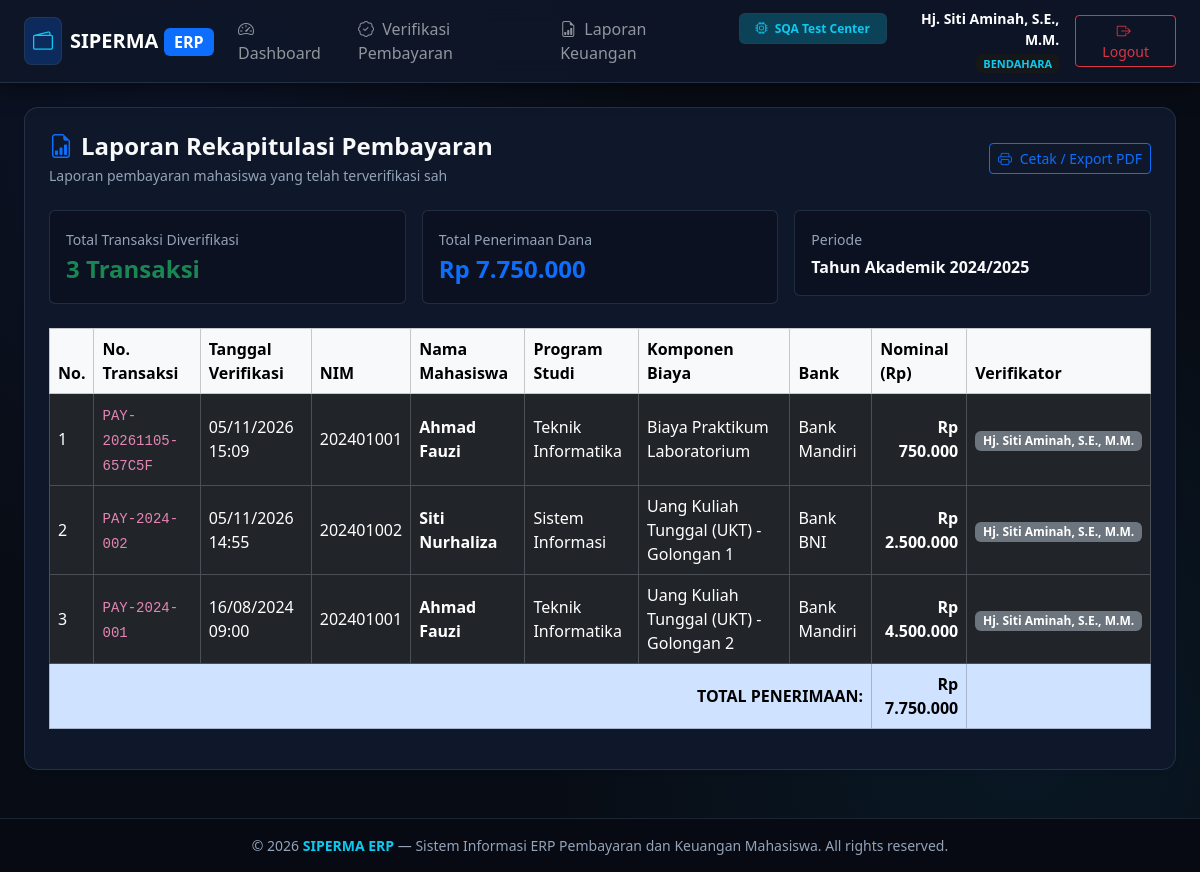
Page /bendahara/laporan (signed in) on the earlier database version.
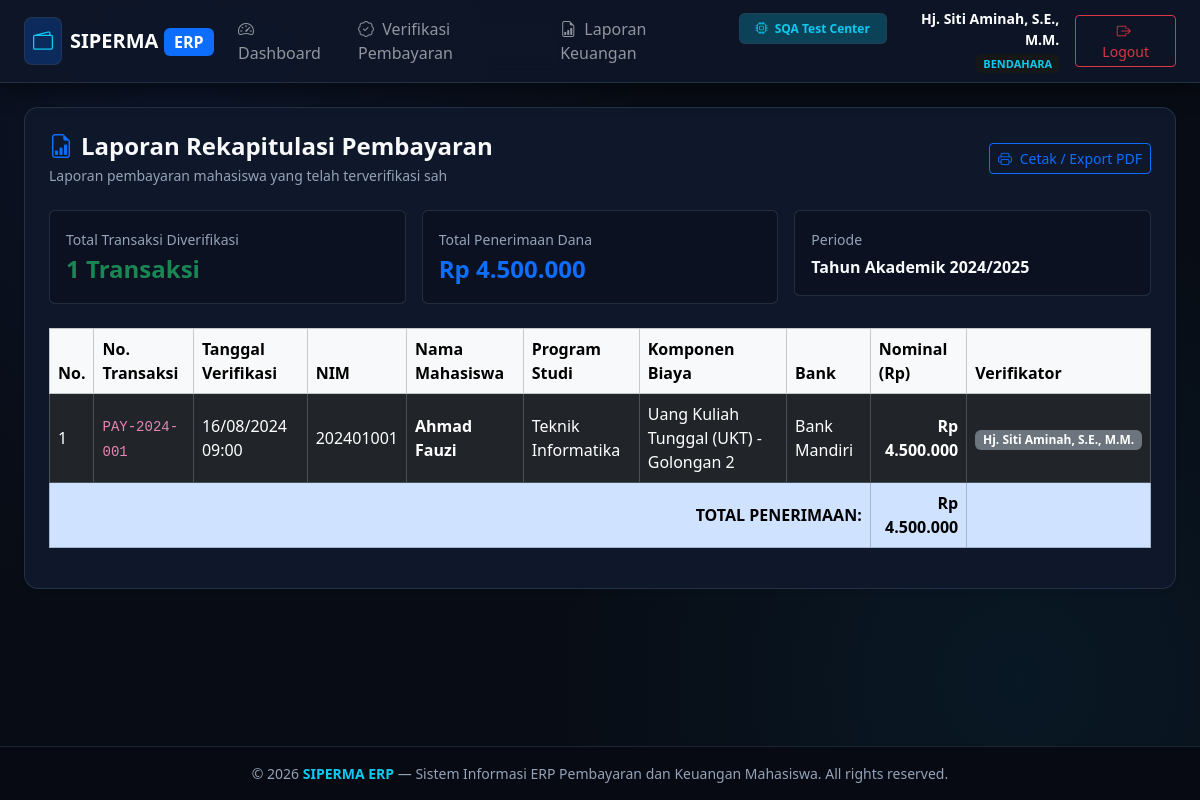
Same page on the later database version.
### tables this page shows
CREATE TABLE pembayaran (
    id INTEGER PRIMARY KEY AUTOINCREMENT,
    nomor_transaksi VARCHAR(50) UNIQUE NOT NULL,
    tagihan_id INTEGER NOT NULL,
    mahasiswa_id INTEGER NOT NULL,
    nominal_bayar DECIMAL(12,2) NOT NULL,
    metode_pembayaran VARCHAR(50) NOT NULL,
    bank_tujuan VARCHAR(50),
    bukti_transfer VARCHAR(255) NOT NULL,
    tanggal_bayar DATETIME NOT NULL,
    status VARCHAR(20) DEFAULT 'menunggu_verifikasi' CHECK(status IN ('menunggu_verifikasi', 'diverifikasi', 'ditolak')),
    diverifikasi_oleh INTEGER NULL,
    tanggal_verifikasi DATETIME NULL,
    catatan TEXT NULL,
    created_at DATETIME DEFAULT CURRENT_TIMESTAMP,
    FOREIGN KEY (tagihan_id) REFERENCES tagihan(id) ON DELETE CASCADE,
    FOREIGN KEY (mahasiswa_id) REFERENCES mahasiswa(id) ON DELETE CASCADE,
    FOREIGN KEY (diverifikasi_oleh) REFERENCES users(id) ON DELETE SET NULL
);

CREATE TABLE mahasiswa (
    id INTEGER PRIMARY KEY AUTOINCREMENT,
    user_id INTEGER NULL,
    nim VARCHAR(20) UNIQUE NOT NULL,
    nama VARCHAR(100) NOT NULL,
    prodi VARCHAR(100) NOT NULL,
    angkatan VARCHAR(10) NOT NULL,
    email VARCHAR(100),
    telepon VARCHAR(20),
    status VARCHAR(20) DEFAULT 'aktif' CHECK(status IN ('aktif', 'cuti', 'lulus', 'drop_out')),
    created_at DATETIME DEFAULT CURRENT_TIMESTAMP,
    FOREIGN KEY (user_id) REFERENCES users(id) ON DELETE SET NULL
);

CREATE TABLE jenis_biaya (
    id INTEGER PRIMARY KEY AUTOINCREMENT,
    kode VARCHAR(20) UNIQUE NOT NULL,
    nama VARCHAR(100) NOT NULL,
    nominal_default DECIMAL(12,2) NOT NULL,
    keterangan TEXT,
    status VARCHAR(20) DEFAULT 'aktif' CHECK(status IN ('aktif', 'nonaktif')),
    created_at DATETIME DEFAULT CURRENT_TIMESTAMP
);

CREATE TABLE users (
    id INTEGER PRIMARY KEY AUTOINCREMENT,
    username VARCHAR(50) UNIQUE NOT NULL,
    password VARCHAR(255) NOT NULL,
    name VARCHAR(100) NOT NULL,
    email VARCHAR(100) UNIQUE NOT NULL,
    role VARCHAR(20) NOT NULL CHECK(role IN ('admin', 'bendahara', 'mahasiswa', 'pimpinan')),
    status VARCHAR(20) DEFAULT 'active' CHECK(status IN ('active', 'inactive')),
    created_at DATETIME DEFAULT CURRENT_TIMESTAMP
);

### src/Views/bendahara/laporan.php (the view)
<?php $pageTitle = 'Laporan Keuangan Bendahara'; require_once __DIR__ . '/../layouts/header.php'; ?>
<div class="card card-custom bg-white p-3 p-md-4 shadow-sm mb-4">
    <div class="page-header-responsive mb-4">
        <div>
            <h4 class="fw-bold text-light mb-1"><i class="bi bi-file-earmark-bar-graph me-2 text-primary"></i>Laporan Rekapitulasi Pembayaran</h4>
            <p class="text-muted small mb-0">Laporan pembayaran mahasiswa yang telah terverifikasi sah</p>
        </div>
        <div class="page-actions-responsive">
            <button onclick="window.print()" class="btn btn-outline-primary btn-sm"><i class="bi bi-printer me-1"></i> Cetak / Export PDF</button>
        </div>
    </div>
    <div class="row g-2 g-md-3 mb-4">
        <div class="col-12 col-md-4">
            <div class="p-3 bg-light rounded border">
                <small class="text-muted">Total Transaksi Diverifikasi</small>
                <div class="fs-4 fw-bold text-success"><?= count($laporanList ?? []) ?> Transaksi</div>
            </div>
        </div>
        <div class="col-12 col-md-4">
            <div class="p-3 bg-light rounded border">
                <small class="text-muted">Total Penerimaan Dana</small>
                <div class="fs-4 fw-bold text-primary">Rp <?= number_format($totalPenerimaan ?? 0, 0, ',', '.') ?></div>
            </div>
        </div>
        <div class="col-12 col-md-4">
            <div class="p-3 bg-light rounded border">
                <small class="text-muted">Periode</small>
                <div class="fs-6 fw-semibold text-light mt-1">Tahun Akademik 2024/2025</div>
            </div>
        </div>
    </div>
    <div class="table-responsive">
        <table class="table table-bordered table-hover align-middle">
            <thead class="table-light">
                <tr>
                    <th>No.</th>
                    <th>No. Transaksi</th>
                    <th>Tanggal Verifikasi</th>
                    <th>NIM</th>
                    <th>Nama Mahasiswa</th>
                    <th>Program Studi</th>
                    <th>Komponen Biaya</th>
                    <th>Bank</th>
                    <th>Nominal (Rp)</th>
                    <th>Verifikator</th>
                </tr>
            </thead>
            <tbody>
                <?php if (empty($laporanList)): ?>
                <tr><td colspan="10" class="text-center text-muted py-4">Belum ada data pembayaran terverifikasi</td></tr>
                <?php else: $no = 1; foreach ($laporanList as $l): ?>
                <tr>
                    <td><?= $no++ ?></td>
                    <td><code><?= htmlspecialchars($l['nomor_transaksi']) ?></code></td>
                    <td><?= date('d/m/Y H:i', strtotime($l['tanggal_verifikasi'])) ?></td>
                    <td><?= htmlspecialchars($l['nim']) ?></td>
                    <td><strong><?= htmlspecialchars($l['nama_mhs']) ?></strong></td>
                    <td><?= htmlspecialchars($l['prodi']) ?></td>
                    <td><?= htmlspecialchars($l['nama_biaya']) ?></td>
                    <td><?= htmlspecialchars($l['bank_tujuan']) ?></td>
                    <td class="text-end fw-semibold">Rp <?= number_format($l['nominal_bayar'], 0, ',', '.') ?></td>
                    <td><small class="badge bg-secondary"><?= htmlspecialchars($l['verifikator_nama'] ?? 'Bendahara') ?></small></td>
                </tr>
                <?php endforeach; endif; ?>
            </tbody>
            <tfoot>
                <tr class="table-primary fw-bold">
                    <td colspan="8" class="text-end">TOTAL PENERIMAAN:</td>
                    <td class="text-end">Rp <?= number_format($totalPenerimaan ?? 0, 0, ',', '.') ?></td>
                    <td></td>
                </tr>
            </tfoot>
        </table>
    </div>
</div>
<?php require_once __DIR__ . '/../layouts/footer.php'; ?>

### src/Views/layouts/header.php (shortened to what the changed rows need)
<?php
$currentUser = $_SESSION['user'] ?? null;
$role = $currentUser['role'] ?? 'guest';
?>
<!DOCTYPE html>
<html lang="id" data-bs-theme="dark">
<head>
    <link href="https://cdn.jsdelivr.net/npm/bootstrap@5.3.3/dist/css/bootstrap.min.css" rel="stylesheet">
    <link rel="stylesheet" href="https://cdn.jsdelivr.net/npm/bootstrap-icons@1.11.3/font/bootstrap-icons.min.css">
</head>
<body>
<?php if ($currentUser): ?>
<nav class="navbar navbar-expand-lg navbar-dark navbar-custom sticky-top">
    <div class="container-fluid px-3 px-md-4">
        <a class="navbar-brand fw-bold d-flex align-items-center gap-2" href="/dashboard">
            <span class="d-inline-flex p-1 p-sm-2 rounded-3 bg-primary bg-opacity-25 text-info border border-info border-opacity-25">
                <i class="bi bi-wallet2 fs-5"></i>
            </span>
            <span class="fs-5 tracking-wide">SIPERMA <span class="badge bg-primary text-white fs-6">ERP</span></span>
        </a>
        <div class="collapse navbar-collapse" id="navMenu">
            <ul class="navbar-nav me-auto mb-2 mb-lg-0">
                <li class="nav-item">
                    <a class="nav-link" href="/dashboard"><i class="bi bi-speedometer2 me-1"></i> Dashboard</a>
                </li>
                <?php if ($role === 'bendahara'): ?>
                <li class="nav-item"><a class="nav-link" href="/bendahara/verifikasi"><i class="bi bi-patch-check me-1"></i> Verifikasi Pembayaran</a></li>
                <li class="nav-item"><a class="nav-link" href="/bendahara/laporan"><i class="bi bi-file-earmark-bar-graph me-1"></i> Laporan Keuangan</a></li>
                <?php endif; ?>
                <li class="nav-item ms-lg-2">
                    <a class="nav-link badge bg-info bg-opacity-25 text-info border border-info border-opacity-50 mt-1 px-3 py-2" href="/testing">
                        <i class="bi bi-cpu me-1"></i> <strong>SQA Test Center</strong>
                    </a>
                </li>
            </ul>
            <div class="d-flex align-items-center gap-3">
                <div class="text-end d-none d-md-block">
                    <div class="fw-semibold text-white small"><?= htmlspecialchars($currentUser['name'] ?? 'User') ?></div>
                    <span class="badge bg-secondary-subtle text-info text-uppercase" style="font-size: 11px;"><?= htmlspecialchars($currentUser['role'] ?? '') ?></span>
                </div>
                <a href="/logout" class="btn btn-outline-danger btn-sm px-3"><i class="bi bi-box-arrow-right me-1"></i> Logout</a>
            </div>
        </div>
    </div>
</nav>
<?php endif; ?>
<main class="py-3 py-md-4 flex-grow-1">
    <div class="container-fluid px-3 px-md-4">

Differences in the rows shown:
removed pembayaran: nomor_transaksi "PAY-20261105-657C5F", tanggal_verifikasi "05/11/2026 15:09", mahasiswa.nim "202401001", mahasiswa.nama "Ahmad Fauzi", mahasiswa.prodi "Teknik Informatika", jenis_biaya.nama "Biaya Praktikum Laboratorium", bank_tujuan "Bank Mandiri", nominal_bayar "750.000", diverifikasi_oleh.name "Hj. Siti Aminah, S.E., M.M."
no longer on this page (row edited): pembayaran: nomor_transaksi "PAY-2024-002", tanggal_verifikasi "05/11/2026 14:55", mahasiswa.nim "202401002", mahasiswa.nama "Siti Nurhaliza", mahasiswa.prodi "Sistem Informasi", jenis_biaya.nama "Uang Kuliah Tunggal (UKT) - Golongan 1", bank_tujuan "Bank BNI", nominal_bayar "2.500.000", diverifikasi_oleh.name "Hj. Siti Aminah, S.E., M.M."
removed pembayaran: nomor_transaksi "PAY-2024-001", tanggal_verifikasi "16/08/2024 09:00", mahasiswa.nim "202401001", mahasiswa.nama "Ahmad Fauzi", mahasiswa.prodi "Teknik Informatika", jenis_biaya.nama "Uang Kuliah Tunggal (UKT) - Golongan 2", bank_tujuan "Bank Mandiri", nominal_bayar "4.500.000", diverifikasi_oleh.name "Hj. Siti Aminah, S.E., M.M."
added pembayaran: diverifikasi_oleh.name "Hj. Siti Aminah, S.E., M.M.", nomor_transaksi "PAY-2024-001", tanggal_verifikasi "16/08/2024 09:00", mahasiswa.nim "202401001", mahasiswa.nama "Ahmad Fauzi", mahasiswa.prodi "Teknik Informatika", jenis_biaya.nama "Uang Kuliah Tunggal (UKT) - Golongan 2", bank_tujuan "Bank Mandiri", nominal_bayar "4.500.000"
Other differences:
count($laporanList ?? []): "3" → "1"
$totalPenerimaan: "7.750.000" → "4.500.000"
$currentUser['name']: "Hj. Siti Aminah, S.E., M.M." → (not shown)
